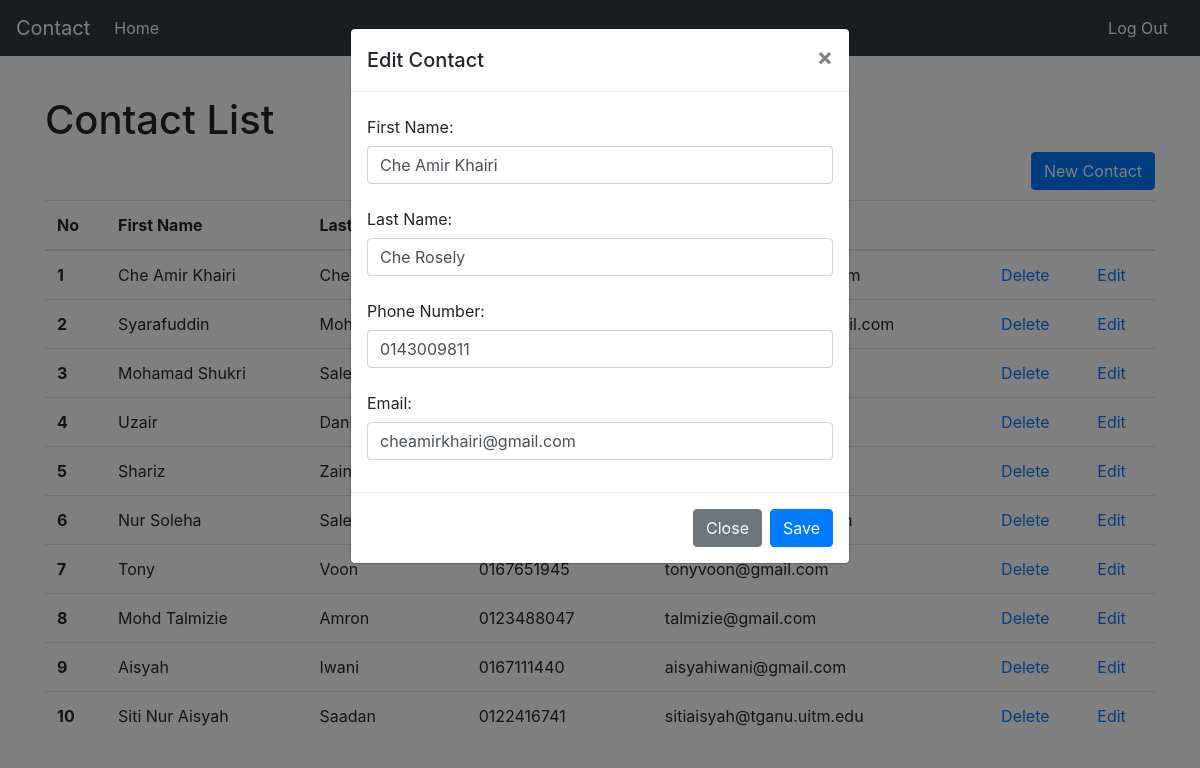
The app's page /CodeIgniter/main/update_data/4 with its own data.
### tables this page shows
CREATE TABLE `tbl_contact` (
  `id` int(11) NOT NULL,
  `c_fname` varchar(50) NOT NULL,
  `c_lname` varchar(50) NOT NULL,
  `c_mobileNo` varchar(22) NOT NULL,
  `c_email` varchar(200) NOT NULL
);

### CodeIgniter/application/controllers/main.php (called while the page is built, shortened)
<?php
class Main extends CI_Controller {
    public function __construct() {
        $this->load->helper('url');
        $this->load->model('main_model');
        $this->load->library("pagination");
    }
    public function update_data()
    {
        $config["per_page"] = 10;
        $page = ($this->uri->segment(2)) ? $this->uri->segment(2) : 0;
        $data["links"] = $this->pagination->create_links();
        $user_id = $this->uri->segment(3);
        $this->load->model("main_model");
        $data["user_data"] = $this->main_model->fetch_single_data($user_id);
        $data['fetch_data'] = $this->main_model->get_authors($config["per_page"], $page);
        $this->load->view("main_view", $data);
    }
}

### CodeIgniter/index.php (called while the page is built, shortened)
<?php
require_once BASEPATH.'core/CodeIgniter.php';

### CodeIgniter/application/models/main_model.php (called while the page is built, shortened)
<?php
class Main_model extends CI_Model
{
    protected $table = 'tbl_contact';
    function fetch_single_data($id)
    {
        $this->db->where("id", $id);
        $query = $this->db->get("tbl_contact");
        return $query;
    }
    public function get_authors($limit, $start) {
        $this->db->limit($limit, $start);
        $query = $this->db->get($this->table);
        return $query->result();
    }
}

### CodeIgniter/application/views/main_view.php (the view, shortened to what this page needs)
<!doctype html>
<html lang="en">
  <head>
    <link rel="stylesheet" href="https://maxcdn.bootstrapcdn.com/bootstrap/4.0.0/css/bootstrap.min.css">
  </head>
  <body>
    <nav class="navbar navbar-expand-md navbar-dark bg-dark fixed-top">
      <a class="navbar-brand" href="">Contact</a>
      <div class="collapse navbar-collapse" id="navbarsExampleDefault">
        <ul class="navbar-nav mr-auto">
          <li class="nav-item active">
            <a class="nav-link" href="">Home <span class="sr-only">(current)</span></a>
          </li>
        </ul>
          <a class="nav-link text-white" href="<?php echo base_url(); ?>login/logout">Log Out</a>
      </div>
    </nav>
    <main role="main" class="container">
      <div class="starter-template">
	  	<br><br><br><br>
        <h1>Contact List</h1>
        <button type="button" class="btn btn-primary float-right" data-toggle="modal" data-target="#newContactModal">
          New Contact
        </button><br><br>
        <table class="table text-left">
          <thead>
            <tr>
            <th scope="col">No</th>
            <th scope="col">First Name</th>
            <th scope="col">Last Name</th>
            <th scope="col">Phone Number</th>
            <th scope="col">Email</th>
            <th colspan="2"></th>
            </tr>
          </thead>
          <tbody>
            <?php
            $count = 1;
            if($count > 0)
            {
              foreach($fetch_data as $row)
              {
            ?>
              <tr>
                <th scope="row"><?php echo $count; ?></th>
                <td><?php echo $row->c_fname; ?></td>
                <td><?php echo $row->c_lname; ?></td>
                <td><?php echo $row->c_mobileNo; ?></td>
                <td><?php echo $row->c_email; ?></td>
                <td><a href="#" class="delete_data" id="<?php echo $row->id; ?>">Delete</a></td>
                <td><a href="<?php echo base_url(); ?>main/update_data/<?php echo $row->id; ?>" class="update_data" id="<?php echo $row->id; ?>">Edit</a></td>
              </tr>
            <?php
              $count++;
              }
            }
            else{
            ?>
              <tr>
                  <td>No data found!</td>
              </tr>
            <?php
            }
            ?>
          </tbody>
        </table>
      </div>
    </main>
    <?php
      if(isset($user_data))
      {
        foreach($user_data->result() as $row)
        {
    ?>
    <form method="post" action="<?php echo base_url(); ?>main/form_validation">
      <div class="modal fade" id="editContactModal" tabindex="-1" role="dialog" aria-labelledby="exampleModalLabel" aria-hidden="true">
        <div class="modal-dialog" role="document">
          <div class="modal-content">
            <div class="modal-header">
              <h5 class="modal-title" id="exampleModalLabel">Edit Contact</h5>
              <button type="button" class="close" data-dismiss="modal" aria-label="Close">
                <span aria-hidden="true">&times;</span>
              </button>
            </div>
            <div class="modal-body">
                <div class="form-group">
                  <label for="first-name" class="col-form-label">First Name:</label>
                  <input type="text" class="form-control" name="first_name" value="<?php echo $row->c_fname; ?>" required>
                </div>
                <div class="form-group">
                  <label for="last-name" class="col-form-label">Last Name:</label>
                  <input type="text" class="form-control" name="last_name" value="<?php echo $row->c_lname; ?>" required>
                </div>
                <div class="form-group">
                  <label for="phone" class="col-form-label">Phone Number:</label>
                  <input type="text" class="form-control" name="phone_number" value="<?php echo $row->c_mobileNo; ?>" required>
                </div>
                <div class="form-group">
                  <label for="email" class="col-form-label">Email:</label>
                  <input type="email" class="form-control" name="email" value="<?php echo $row->c_email; ?>" required>
                </div>
            </div>
            <div class="modal-footer">
              <a href="<?php echo base_url(); ?>main" class="btn btn-secondary">Close</a>
              <input type="submit" name="update" value="Save" class="btn btn-primary" />
            </div>
          </div>
        </div>
      </div>
    </form>
    <?php
        }
      }
    ?>
  </body>
</html>

### records on screen
tbl_contact: c_fname "Che Amir Khairi", c_lname "Che…", first_name "Che Amir Khairi", last_name "Che Rosely", phone_number "0143009811", email "cheamirkhairi@gmail.com"
tbl_contact: c_fname "Syarafuddin", c_lname "Mohd…"
tbl_contact: c_fname "Mohamad Shukri", c_lname "Saleh"
tbl_contact: c_fname "Uzair", c_lname "Daniel"
tbl_contact: c_fname "Shariz", c_lname "Zainal"
tbl_contact: c_fname "Nur Soleha", c_lname "Saleh…"
tbl_contact: c_fname "Tony", c_lname "Voon", c_mobileNo "0167651945", c_email "tonyvoon@gmail.com"
tbl_contact: c_fname "Mohd Talmizie", c_lname "Amron", c_mobileNo "0123488047", c_email "talmizie@gmail.com"
tbl_contact: c_fname "Aisyah", c_lname "Iwani", c_mobileNo "0167111440", c_email "aisyahiwani@gmail.com"
tbl_contact: c_fname "Siti Nur Aisyah", c_lname "Saadan", c_mobileNo "0122416741", c_email "sitiaisyah@tganu.uitm.edu"
